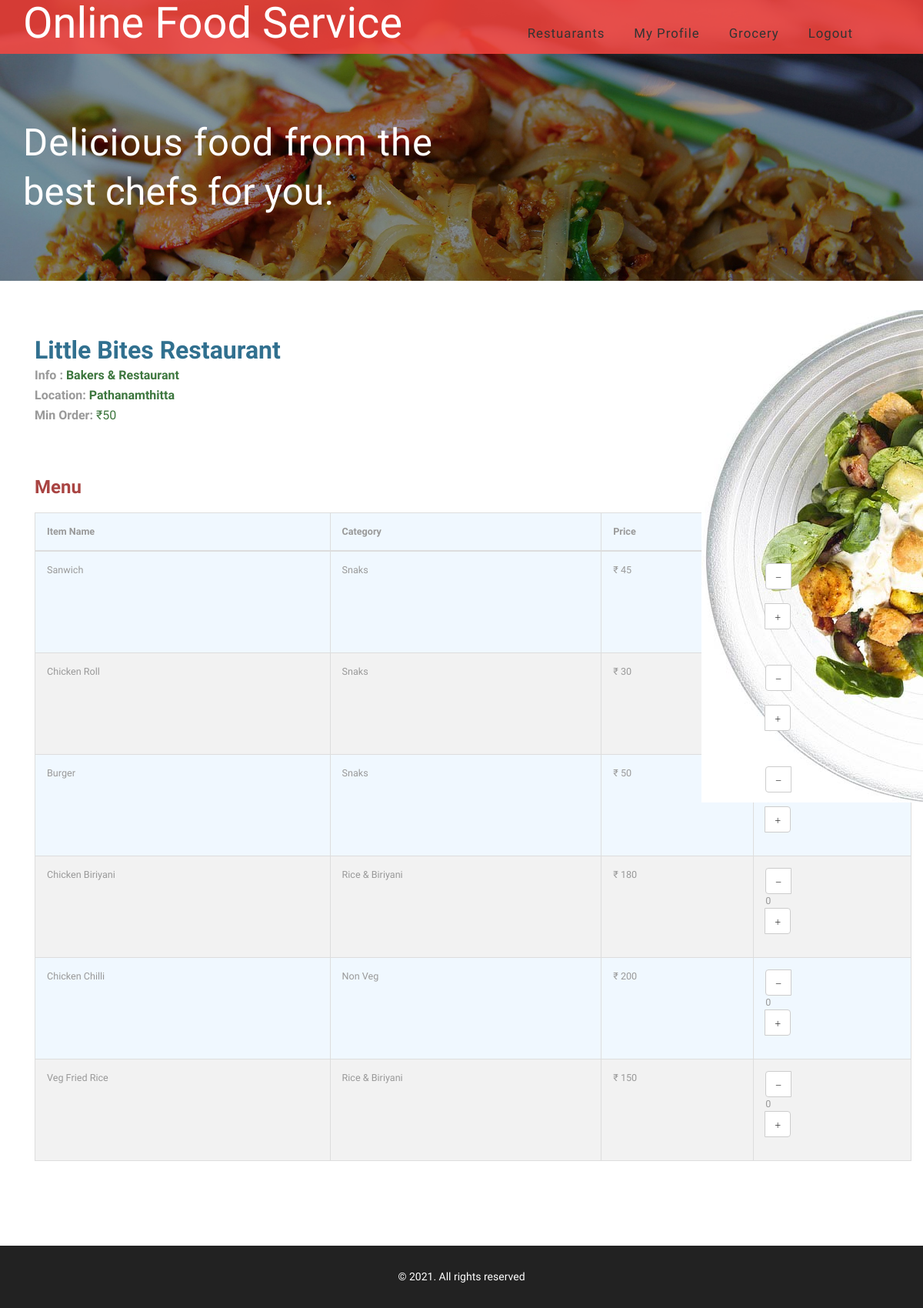
/restaurant/3/, run on the app's committed database.
### webapp/models.py (models this page shows, shortened)
class Restaurant(models.Model):
    user = models.OneToOneField(settings.AUTH_USER_MODEL, on_delete=models.CASCADE)
    rname = models.CharField(max_length=100, blank=False)
    info = models.CharField(max_length=40, blank=False)
    min_ord = models.CharField(max_length=5, blank=False)
    location = models.CharField(max_length=40, blank=False)
    r_logo = models.FileField(blank=False)
    REST_STATE_OPEN = "Open"
    REST_STATE_CLOSE = "Closed"
    REST_STATE_CHOICES = (
        (REST_STATE_OPEN, REST_STATE_OPEN),
        (REST_STATE_CLOSE, REST_STATE_CLOSE)
    )
    status = models.CharField(max_length=50, choices=REST_STATE_CHOICES, default=REST_STATE_OPEN, blank=False)
    approved = models.BooleanField(blank=False, default=True)

class Item(models.Model):
    id = models.AutoField(primary_key=True)
    fname = models.CharField(max_length=30, blank=False)
    category = models.CharField(max_length=50, blank=False)
    def __str__(self):
        return self.fname

### webapp/views.py (the view)
# urls.py: path('restaurant/<int:pk>/', views.restuarantMenu, name='menu'),
def restuarantMenu(request, pk=None):
    menu = Menu.objects.filter(r_id=pk)
    rest = Restaurant.objects.filter(id=pk)
    items = []
    for i in menu:
        item = Item.objects.filter(fname=i.item_id)
        for content in item:
            temp = []
            temp.append(content.fname)
            temp.append(content.category)
            temp.append(i.price)
            temp.append(i.id)
            temp.append(rest[0].status)
            temp.append(i.quantity)
            items.append(temp)
    context = {
        'items': items,
        'rid': pk,
        'rname': rest[0].rname,
        'rmin': rest[0].min_ord,
        'rinfo': rest[0].info,
        'rlocation': rest[0].location,
    }
    return render(request, 'webapp/menu.html', context)

### webapp/templates/webapp/menu.html (shortened to what this page needs)
{% extends 'webapp/uc1.html'%}
{% block content %}
	<div class="container">
		<h1 class="text-info mb-2"><font size="6"><strong>{{rname}}</strong></font></h1>
		<p>
		<font size="3"><b>Info : </b><a class="text-success"><strong>{{rinfo|safe}}</strong></a>
		<br/>
		<b>Location: </b><a class="text-success"><strong>{{rlocation}}</strong></a>
		<br>
		<b >Min Order:</b> <a class="text-success">&#x20b9;{{rmin}}</a>
	</font>
	</p>
	</div>
	<br>
	<div class="container">
	</div>
	<div class="container ">
			<h3 class="text-danger"><font size="5"><strong>Menu</strong></font></h3>
			<br>
				<table class="table table-hover table-bordered">
					<thead>
						<th>Item Name</th>
						<th>Category</th>
						<th>Price</th>
						<th>Add</th>
					</thead>
					{% for x in items %}
					<tr>
					<td>{{x.0}}</td>
					<td>{{x.1}}</td>
					<td>&#x20b9; {{x.2}}</td>
					{% if x.4 == "Open" %}
					{% if x.5 > 0 %}
					<td>
                  <div class="form-group" style="width:40%;">
            		<div class="input-group-btn">
                		<button id="down" class="btn btn-default"
      				 onclick="if(document.querySelector('#itemno{{x.3}}').innerHTML>0){
                	document.querySelector('#itemno{{x.3}}').innerHTML--;
                	minuscounter('{{x.3}}');
                	}">
                <span class="glyphicon glyphicon-minus"></span></button>
            </div>
            <span id='itemno{{x.3}}'> 0 </span>
            <div class="input-group-btn">
                <button id="up" class="btn btn-default"
                onclick="
                if(document.querySelector('#itemno{{x.3}}').innerHTML<{{x.5}}){
                	document.querySelector('#itemno{{x.3}}').innerHTML++;
                	pluscounter('{{x.3}}');
                	}"><span class="glyphicon glyphicon-plus"></span></button>
            	</div>
        		</div>
					</td>
					{% else %}
					<td>
						NA
					</td>
					{% endif %}
					{% else %}
					<td>
						Closed
					</td>
					{% endif %}
					</tr>
					{% endfor %}
				</table>
	</div>
<br>
{% endblock %}

### webapp/templates/webapp/uc1.html (style rules this page uses)
table { border-collapse: collapse; background-color:aliceblue; width:100%; }
th, td { text-align: left; padding: 8px; }
tr:nth-child(even) { background-color: #f2f2f2; }

### data on the page
Restaurant: rname "Little Bites Restaurant", info "Bakers & Restaurant", location "Pathanamthitta", min_ord "50", status "Open" (drawn)
Item: fname "Sanwich", category "Snaks"
Item: fname "Chicken Roll", category "Snaks"
Item: fname "Burger", category "Snaks"
Item: fname "Chicken Biriyani", category "Rice & Biriyani"
Item: fname "Chicken Chilli", category "Non Veg"
Item: fname "Veg Fried Rice", category "Rice & Biriyani"

### other printed values
{{ x.2 }} "45" "30" "50" "180" "200" "150"
